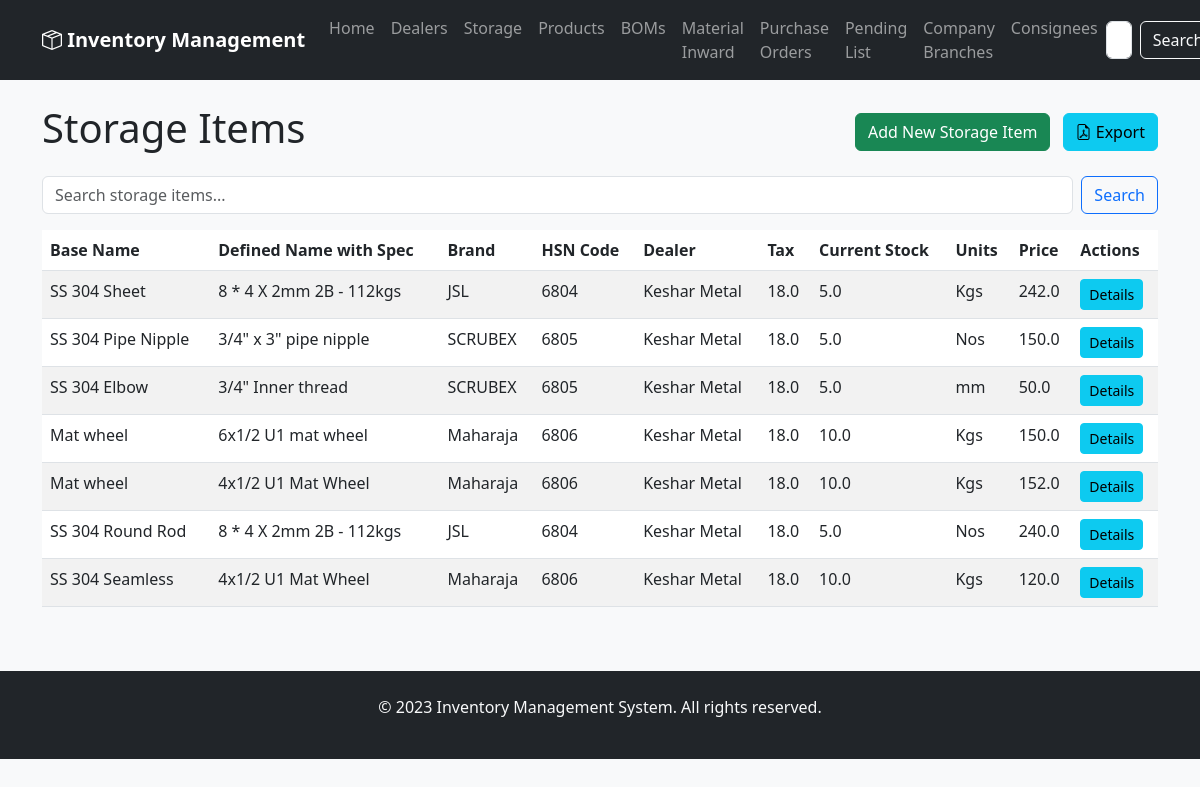
Page /storage on the earlier database version.
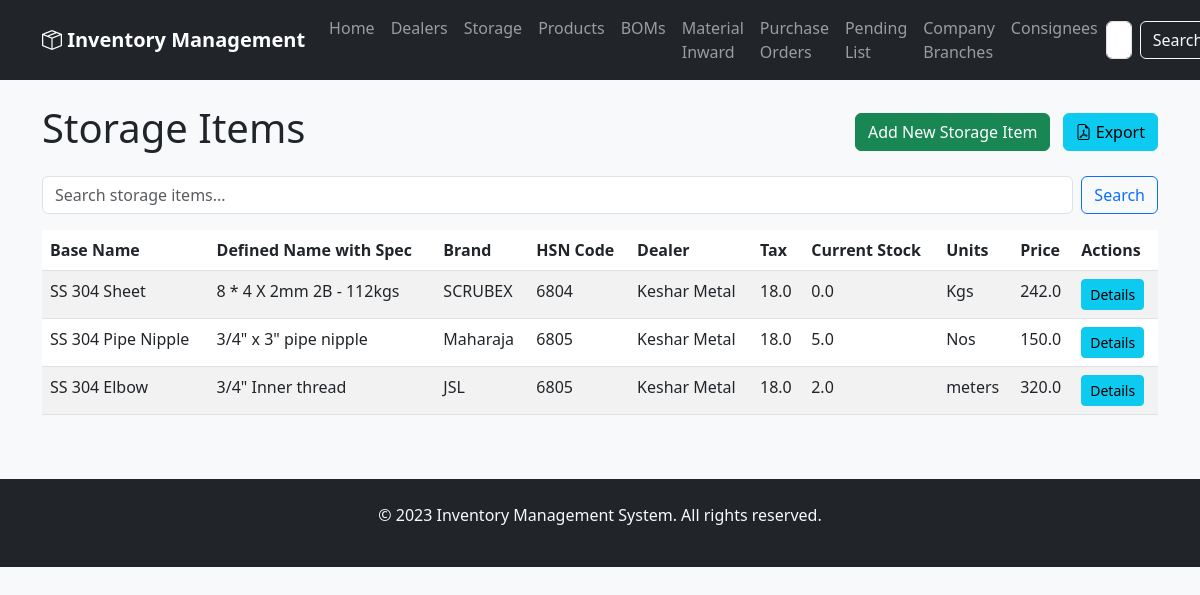
Same page on the later database version.
### app/models.py (models this page shows)
class Storage(Base):
    __tablename__ = 'storage'
    id = Column(Integer, primary_key=True)
    base_name = Column(String(128))
    defined_name_with_spec = Column(String(256))
    brand = Column(String(128))
    hsn_code = Column(String(32))
    dealer_id = Column(Integer, ForeignKey('dealer.id'))
    tax = Column(Float)
    price = Column(Float)
    current_stock = Column(Float)
    units = Column(String(32))
    created_at = Column(DateTime, default=datetime.now)  # Make sure this exists
    updated_at = Column(DateTime, default=datetime.now, onupdate=datetime.now)  # And this
    dealer = relationship('Dealer', back_populates='materials')
    product_materials = relationship('ProductMaterial', back_populates='storage')
    bom_materials = relationship('BOMMaterial', back_populates='storage')
    supply_items = relationship('BOMSupplyItem', back_populates='storage')
    po_items = relationship('PurchaseOrderItem', back_populates='material')

class Dealer(Base):
    __tablename__ = 'dealer'
    id = Column(Integer, primary_key=True)
    name = Column(String(120), nullable=False)
    address = Column(String(250))
    city = Column(String(100))
    state = Column(String(100))
    country = Column(String(100))
    pincode = Column(String(20))
    telephone = Column(String(50))
    mobile = Column(String(50))
    email = Column(String(120))
    gst_no = Column(String(50))
    bank_name = Column(String(100))
    account_no = Column(String(100))
    ifsc_code = Column(String(50))
    materials = relationship('Storage', back_populates='dealer', lazy='dynamic')

### app/routers/storage.py (the view)
@router.get("", response_class=HTMLResponse)
async def list_storage(request: Request, db: Session = Depends(get_db)):
    try:
        search_query = request.query_params.get('q', '').strip()
        if search_query:
            storages = db.query(models.Storage).filter(
                models.Storage.base_name.ilike(f'%{search_query}%') |
                models.Storage.defined_name_with_spec.ilike(f'%{search_query}%') |
                models.Storage.brand.ilike(f'%{search_query}%')
            ).all()
        else:
            storages = db.query(models.Storage).all()
        return templates.TemplateResponse("list_storage.html", {
            "request": request,
            "storages": storages,
            "search_query": search_query
        })
    except Exception as e:
        print(f"Error in list_storage: {e}")
        return templates.TemplateResponse("error.html", {
            "request": request,
            "status_code": 500,
            "detail": f"Error loading storage items: {str(e)}"
        })

### app/templates/list_storage.html (shortened to what this page needs)
{% extends "base.html" %}
{% block content %}
<div class="d-flex justify-content-between align-items-center mb-3">
    <h1>Storage Items</h1>
    <div>
        <a href="/storage/add" class="btn btn-success me-2">Add New Storage Item</a>
        <a href="/storage/export" class="btn btn-info">
            <i class="bi bi-file-earmark-pdf"></i> Export
        </a>
    </div>
</div>
<form class="d-flex mb-3" method="GET" action="/storage">
    <input class="form-control me-2" type="search" placeholder="Search storage items..." name="q" value="{{ search_query }}">
    <button class="btn btn-outline-primary" type="submit">Search</button>
</form>
<div class="table-responsive">
    <table class="table table-striped">
        <thead>
            <tr>
                <th>Base Name</th>
                <th>Defined Name with Spec</th>
                <th>Brand</th>
                <th>HSN Code</th>
                <th>Dealer</th>
                <th>Tax</th>
                <th>Current Stock</th>
                <th>Units</th>
                <th>Price</th>
                <th>Actions</th>
            </tr>
        </thead>
        <tbody>
            {% for storage in storages %}
            <tr>
                <td>{{ storage.base_name }}</td>
                <td>{{ storage.defined_name_with_spec }}</td>
                <td>{{ storage.brand }}</td>
                <td>{{ storage.hsn_code }}</td>
                <td>{{ storage.dealer.name if storage.dealer else 'N/A' }}</td>
                <td>{{ storage.tax }}</td>
                <td>{{ storage.current_stock }}</td>
                <td>{{ storage.units }}</td>
                <td>{{ storage.price }}</td>
                <td>
                    <a href="/storage/details/{{ storage.id }}" class="btn btn-sm btn-info">Details</a>
                </td>
            </tr>
            {% else %}
            <tr>
                <td colspan="8" class="text-center">No storage items found.</td>
            </tr>
            {% endfor %}
        </tbody>
    </table>
</div>
{% endblock %}

### app/templates/base.html (shortened to what this page needs)
<!DOCTYPE html>
<html lang="en">
<head>
    <link href="https://cdn.jsdelivr.net/npm/bootstrap@5.3.0/dist/css/bootstrap.min.css" rel="stylesheet">
    <link rel="stylesheet" href="https://cdn.jsdelivr.net/npm/bootstrap-icons@1.10.0/font/bootstrap-icons.css">
    <link href="/static/css/style.css" rel="stylesheet">
</head>
<body>
    <nav class="navbar navbar-expand-lg navbar-dark bg-dark">
        <div class="container">
            <a class="navbar-brand" href="{{ url_for('root') }}">
                <i class="bi bi-box-seam"></i> Inventory Management
            </a>
            <div class="collapse navbar-collapse" id="navbarNav">
                <ul class="navbar-nav me-auto">
                    <li class="nav-item">
                        <a class="nav-link" href="/">Home</a>
                    </li>
                    <li class="nav-item">
                        <a class="nav-link" href="/dealers">Dealers</a>
                    </li>
                    <li class="nav-item">
                        <a class="nav-link" href="/storage">Storage</a>
                    </li>
                    <li class="nav-item">
                        <a class="nav-link" href="/products">Products</a>
                    </li>
                    <li class="nav-item">
                        <a class="nav-link" href="/boms">BOMs</a>
                    </li>
                    <li class="nav-item">
                        <a class="nav-link" href="/material_inward">Material Inward</a>
                    </li>
                    <li class="nav-item">
                        <a class="nav-link" href="/purchase_orders">Purchase Orders</a>
                    </li>
                    <li class="nav-item">
                        <a class="nav-link" href="/pending_materials">Pending List</a>
                    </li>
                    <li class="nav-item">
                        <a class="nav-link" href="company_branches">Company Branches</a>
                    </li>
                    <li class="nav-item">
                        <a class="nav-link" href="/consignees">Consignees</a>
                    </li>
                </ul>
                <form class="d-flex" action="/search" method="GET">
                    <input class="form-control me-2" type="search" placeholder="Search..." name="q">
                    <button class="btn btn-outline-light" type="submit">Search</button>
                </form>
            </div>
        </div>
    </nav>
    <div class="container mt-4">
        {% block content %}{% endblock %}
    </div>
    <footer class="bg-dark text-light mt-5 py-4">
        <div class="container text-center">
            <p>&copy; 2023 Inventory Management System. All rights reserved.</p>
        </div>
    </footer>
</body>
</html>

### app/static/css/style.css (style rules this page uses)
body { background-color: #f8f9fa; }
.navbar-brand { font-weight: bold; }

Differences in the rows shown:
removed Storage: base_name "Mat wheel", defined_name_with_spec "6x1/2 U1 mat wheel", brand "Maharaja", hsn_code "6806", dealer "Keshar Metal", tax "18.0", current_stock "10.0", units "Kgs", price "150.0"
removed Storage: base_name "Mat wheel", defined_name_with_spec "4x1/2 U1 Mat Wheel", brand "Maharaja", hsn_code "6806", dealer "Keshar Metal", tax "18.0", current_stock "10.0", units "Kgs", price "152.0"
removed Storage: base_name "SS 304 Round Rod", defined_name_with_spec "8 * 4 X 2mm 2B - 112kgs", brand "JSL", hsn_code "6804", dealer "Keshar Metal", tax "18.0", current_stock "5.0", units "Nos", price "240.0"
removed Storage: base_name "SS 304 Seamless", defined_name_with_spec "4x1/2 U1 Mat Wheel", brand "Maharaja", hsn_code "6806", dealer "Keshar Metal", tax "18.0", current_stock "10.0", units "Kgs", price "120.0"
changed Storage "SS 304 Sheet": brand "JSL" → "SCRUBEX"; current_stock "5.0" → "0.0"
changed Storage "SS 304 Pipe Nipple": brand "SCRUBEX" → "Maharaja"
changed Storage "SS 304 Elbow": brand "SCRUBEX" → "JSL"; current_stock "5.0" → "2.0"; units "mm" → "meters"; price "50.0" → "320.0"
